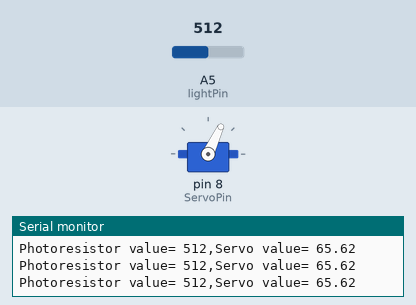
A sketch run on a simulated Arduino Uno, built with avr-gcc and run on an emulated ATmega328P. On the bench: servo, the last lines printed to the serial monitor. Inputs (shaded band) come from the test bench; at power-on: A5 (lightPin) = 512.

Above: at 1.3 s.
1.4 s: A5 (lightPin) set to 900
At 2.6 s:
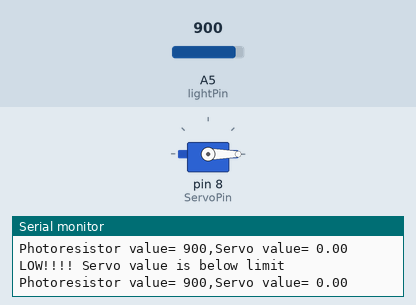
3.0 s: A5 (lightPin) set to 808
4.5 s: A5 (lightPin) set to 785
At 5.4 s:
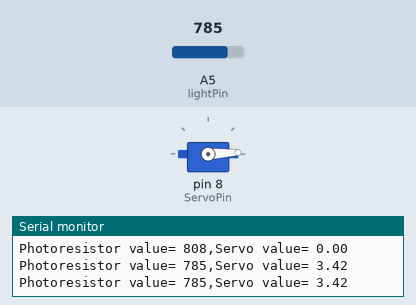
6.0 s: A5 (lightPin) set to 0
At 7.2 s:
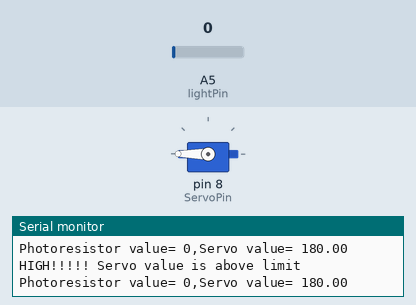
7.6 s: A5 (lightPin) set to 8
9.1 s: A5 (lightPin) set to 11
At 10.5 s:
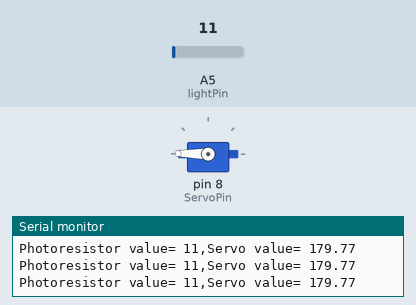
Timing chart, 0 to 11.7 s (numbered marks = the images above; inputs shaded):
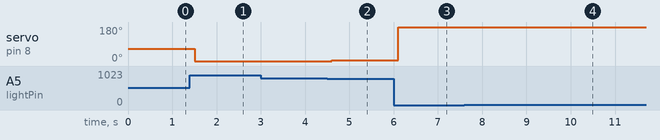

Measured:
- after the input at 1.4 s, servo on pin 8 (ServoPin): 65° → 0° after 0.10 s
- after the input at 4.5 s, servo on pin 8 (ServoPin): 0° → 3° after 0.10 s
- after the input at 6.0 s, servo on pin 8 (ServoPin): 3° → 180° after 0.10 s
- after the input at 9.1 s, servo on pin 8 (ServoPin): 180° → 179° after 0.11 s

The sketch:

servo.ino
```cpp
#include <Servo.h>
int ServoPin=8;
float ServoPos;
Servo myservo;
int lightPin=A5;
int lightRead;
int dt=500;
void setup(){
  pinMode(lightPin,INPUT);
  pinMode(ServoPin,OUTPUT);
  myservo.attach(ServoPin);
  Serial.begin(9600);

}
void loop(){
  lightRead=analogRead(lightPin);
  ServoPos=(-180./790.)*lightRead+(180.*800./790.);
  if(ServoPos<0){
    ServoPos=0;
    Serial.println("LOW!!!! Servo value is below limit");
  }
  if(ServoPos>180){
    ServoPos=180;
    Serial.println("HIGH!!!!! Servo value is above limit");
  }
  myservo.write(ServoPos);
  Serial.print("Photoresistor value= ");
  Serial.print(lightRead);
  Serial.print(",");
  Serial.print("Servo value= ");
  Serial.println(ServoPos);
  delay(dt);


}
```
